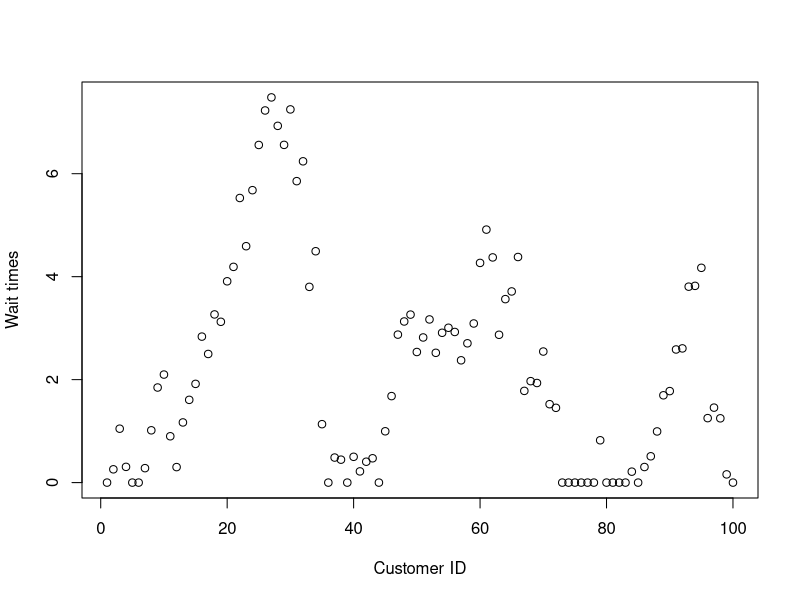

Write the R code that produced this figure.
set.seed(2)
serviceTime<-rnorm(100,0.9,0.25)
firstArrival<-1.0
interArrivaltime<-rexp(99,1)
arrivaltime<-cumsum(c(firstArrival,interArrivaltime))
leavetime<-0.0
waittimes<-0.0
waitimesall<-array(0,100)

for(i in 1:100){
  waitimes<-max(0,leavetime-arrivaltime[i])
  leavetime<-arrivaltime[i]+waitimes +serviceTime[i]
  waitimesall[i]<-waitimes
}
plot(waitimesall,xlab="Customer ID",ylab="Wait times")
